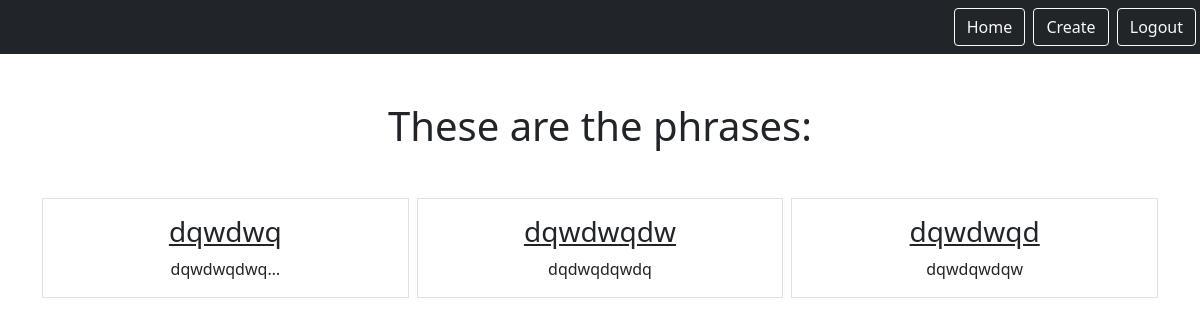
The page /smart/notes (signed in) on the database its author committed.
### notes/models.py (models this page shows)
class  Notes(models.Model):
    title = models.CharField(max_length=200)
    text = models.TextField()
    author = models.CharField(max_length=150, default="anonymus")
    created = models.DateTimeField(auto_now_add=True)
    user = models.ForeignKey(User, on_delete=models.CASCADE, related_name="notes")

### notes/views.py (the view)
# urls.py: path('notes', views.NotesListView.as_view(), name="notes.list"),
class NotesListView(LoginRequiredMixin, ListView):
    model = Notes
    context_object_name = "notes"
    template_name = "notes/notes_list.html"
    login_url = "/login"
    def get_queryset(self):
        return self.request.user.notes.all()

### notes/templates/notes/notes_list.html
{% extends "base.html" %}
{% block content %}
    <h1 class="my-5"> These are the phrases:</h1>
    <div class="row row-cols3 g-2">
        {% for note in notes %}
        <div class="col">
            <div class="p-3 border">
                <a href="{% url 'notes.detail' pk=note.id %}" class="text-dark text-non">
                    <h3 class="">{{note.title}}</h3>
                </a>
                {{note.text|truncatechars:10}}
            </div>
        </div>
        {% endfor %}
    </div>
{% endblock%}

### rows shown on the page
Notes: title "dqwdwq", text "dqwdwqdwq…"
Notes: title "dqwdwqdw", text "dqdwqdqwdq"
Notes: title "dqwdwqd", text "dqwdqwdqw"
